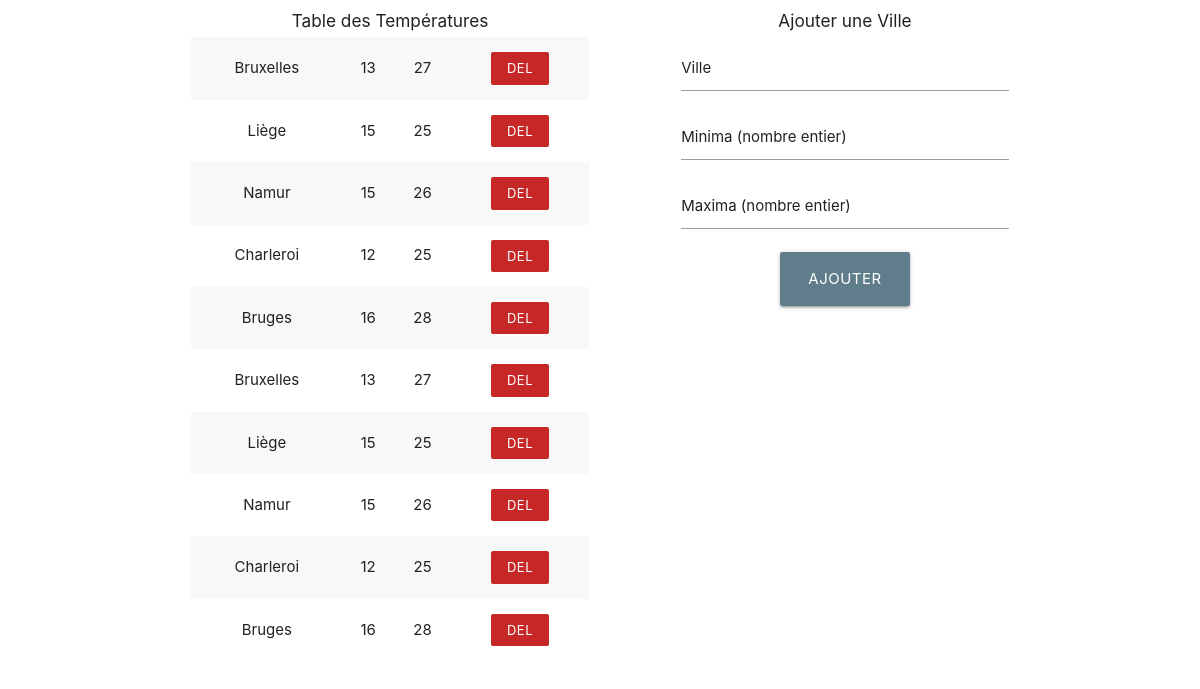
The page /PDO/weatherapp/index.php on the database its author committed.
### PDO/weatherapp/index.php (the view, shortened to what this page needs)
<?php
    $host = 'localhost';
    $user = 'kevin';
    $password = 'test1234';
    $dbname = 'weatherapp';
    $dsn = 'mysql:host='.$host.';dbname='.$dbname;
    try {
        $pdo = new PDO($dsn, $user, $password);
    } catch (Exception $e) {
        die('Erreur : '.$e->getMessage());
    }
    $pdo->setAttribute(PDO::ATTR_DEFAULT_FETCH_MODE, PDO::FETCH_OBJ);
    $sql = 'SELECT * FROM Météo';
    $stmt = $pdo->prepare($sql);
    $stmt->execute();
    $cities = $stmt->fetchall();
    function generateTable($cities)
    {
        foreach ($cities as $city) {
            echo'
            <tr>
                <td>'.$city->ville.'</td>
                <td>'.$city->bas.'</td>
                <td>'.$city->haut.'</td>
                <td>
                    <form action="index.php" method="POST">
                        <div class="">
                            <button class="btn-small red white-text darken-3 btn-flat" type="submit" name="remove" value="'.$city->ville.'">Del</button>
                        </div>
                    </form>
                </td>
            </tr>
        ';
        }
    }
?>
<!DOCTYPE html>
<html lang="en">
    <head>
        <link rel="stylesheet" href="https://cdnjs.cloudflare.com/ajax/libs/materialize/1.0.0/css/materialize.min.css">
    </head>
    <body>
        <div class="container">
            <div class="row">
                <div class="col s12 m6">
                    <h6 class="center-align">Table des Températures</h6>
                    <table class="striped centered">
                        <tbody>
                            <?php generateTable($cities); ?>
                        </tbody>
                    </table>
                </div>
                <div class="col s12 m5 offset-m1">
                    <h6 class="center-align">Ajouter une Ville</h6>
                    <form action="<?php echo $_SERVER['PHP_SELF']; ?>" method="POST">
                        <div class="input-field">
                            <label for="ville" class="grey-text text-darken-4">Ville</label>
                            <input type="text" name="ville" id="ville" class="validate" required data-length="20" value="<?php echo $SanitizedResult['ville'] ?? ''; ?>"/>
                        </div>
                        <div class="input-field">
                            <label for="bas" class="grey-text text-darken-4">Minima (nombre entier)</label>
                            <input type="number" name="bas" id="bas" class="validate" required data-length="5" value="<?php echo $SanitizedResult['bas'] ?? ''; ?>"/>
                        </div>
                        <div class="input-field">
                            <label for="haut" class="grey-text text-darken-4">Maxima (nombre entier)</label>
                            <input type="number" name="haut" id="haut" class="validate" required data-length="5" value="<?php echo $SanitizedResult['haut'] ?? ''; ?>"/>
                        </div>
                        <div class="input-field center">
                            <button class="btn-large waves-effect waves-light blue-grey" type="submit" name="submit" value="submit">Ajouter</button>
                        </div>
                    </form>
                </div>
            </div>
        </div>
    </body>
</html>

### rows shown on the page
météo: ville "Bruxelles", bas "13", haut "27"
météo: ville "Liège", bas "15", haut "25"
météo: ville "Namur", bas "15", haut "26"
météo: ville "Charleroi", bas "12", haut "25"
météo: ville "Bruges", bas "16", haut "28"
météo: ville "Bruxelles", bas "13", haut "27"
météo: ville "Liège", bas "15", haut "25"
météo: ville "Namur", bas "15", haut "26"
météo: ville "Charleroi", bas "12", haut "25"
météo: ville "Bruges", bas "16", haut "28"
